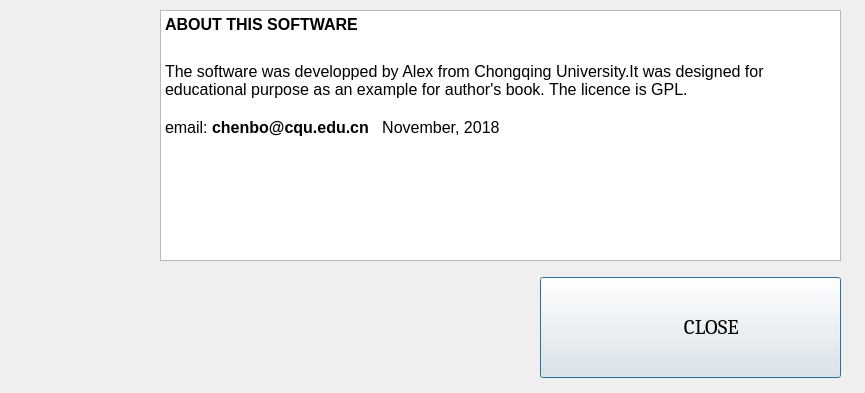
<?xml version="1.0" encoding="UTF-8"?>
<ui version="4.0">
 <class>About</class>
 <widget class="QDialog" name="About">
  <property name="geometry">
   <rect>
    <x>0</x>
    <y>0</y>
    <width>865</width>
    <height>393</height>
   </rect>
  </property>
  <property name="sizePolicy">
   <sizepolicy hsizetype="Fixed" vsizetype="Fixed">
    <horstretch>0</horstretch>
    <verstretch>0</verstretch>
   </sizepolicy>
  </property>
  <property name="minimumSize">
   <size>
    <width>865</width>
    <height>393</height>
   </size>
  </property>
  <property name="maximumSize">
   <size>
    <width>865</width>
    <height>393</height>
   </size>
  </property>
  <property name="windowTitle">
   <string>About ... </string>
  </property>
  <property name="modal">
   <bool>false</bool>
  </property>
  <widget class="QTextBrowser" name="textBrowser">
   <property name="geometry">
    <rect>
     <x>160</x>
     <y>10</y>
     <width>681</width>
     <height>251</height>
    </rect>
   </property>
   <property name="html">
    <string>&lt;!DOCTYPE HTML PUBLIC &quot;-//W3C//DTD HTML 4.0//EN&quot; &quot;http://www.w3.org/TR/REC-html40/strict.dtd&quot;&gt;
&lt;html&gt;&lt;head&gt;&lt;meta name=&quot;qrichtext&quot; content=&quot;1&quot; /&gt;&lt;style type=&quot;text/css&quot;&gt;
p, li { white-space: pre-wrap; }
&lt;/style&gt;&lt;/head&gt;&lt;body style=&quot; font-family:'SimSun'; font-size:9pt; font-weight:400; font-style:normal;&quot;&gt;
&lt;p style=&quot; margin-top:0px; margin-bottom:0px; margin-left:0px; margin-right:0px; -qt-block-indent:0; text-indent:0px;&quot;&gt;&lt;span style=&quot; font-size:12pt; font-weight:600;&quot;&gt;ABOUT THIS SOFTWARE&lt;/span&gt;&lt;/p&gt;
&lt;p style=&quot;-qt-paragraph-type:empty; margin-top:0px; margin-bottom:0px; margin-left:0px; margin-right:0px; -qt-block-indent:0; text-indent:0px; font-size:18pt;&quot;&gt;&lt;br /&gt;&lt;/p&gt;
&lt;p style=&quot; margin-top:0px; margin-bottom:0px; margin-left:0px; margin-right:0px; -qt-block-indent:0; text-indent:0px;&quot;&gt;&lt;span style=&quot; font-size:12pt;&quot;&gt;The software was developped by Alex from Chongqing University.It was designed for educational purpose as an example for author's book. The licence is GPL.&lt;/span&gt;&lt;/p&gt;
&lt;p style=&quot;-qt-paragraph-type:empty; margin-top:0px; margin-bottom:0px; margin-left:0px; margin-right:0px; -qt-block-indent:0; text-indent:0px; font-size:12pt;&quot;&gt;&lt;br /&gt;&lt;/p&gt;
&lt;p style=&quot; margin-top:0px; margin-bottom:0px; margin-left:0px; margin-right:0px; -qt-block-indent:0; text-indent:0px;&quot;&gt;&lt;span style=&quot; font-size:12pt;&quot;&gt;email: &lt;/span&gt;&lt;span style=&quot; font-size:12pt; font-weight:600;&quot;&gt;chenbo@cqu.edu.cn   &lt;/span&gt;&lt;span style=&quot; font-size:12pt;&quot;&gt;November, 2018&lt;/span&gt;&lt;/p&gt;
&lt;p style=&quot;-qt-paragraph-type:empty; margin-top:0px; margin-bottom:0px; margin-left:0px; margin-right:0px; -qt-block-indent:0; text-indent:0px;&quot;&gt;&lt;br /&gt;&lt;/p&gt;
&lt;p style=&quot;-qt-paragraph-type:empty; margin-top:0px; margin-bottom:0px; margin-left:0px; margin-right:0px; -qt-block-indent:0; text-indent:0px;&quot;&gt;&lt;br /&gt;&lt;/p&gt;&lt;/body&gt;&lt;/html&gt;</string>
   </property>
  </widget>
  <widget class="QWidget" name="widget" native="true">
   <property name="geometry">
    <rect>
     <x>20</x>
     <y>20</y>
     <width>111</width>
     <height>121</height>
    </rect>
   </property>
   <property name="styleSheet">
    <string notr="true">background-image: url(:/Images/img/copy.png);</string>
   </property>
  </widget>
  <widget class="QPushButton" name="pbClose">
   <property name="geometry">
    <rect>
     <x>540</x>
     <y>277</y>
     <width>301</width>
     <height>101</height>
    </rect>
   </property>
   <property name="font">
    <font>
     <family>Cambria</family>
     <pointsize>16</pointsize>
    </font>
   </property>
   <property name="text">
    <string>         CLOSE</string>
   </property>
   <property name="icon">
    <iconset>
     <normalon>:/Images/img/logout.png</normalon>
    </iconset>
   </property>
   <property name="iconSize">
    <size>
     <width>64</width>
     <height>64</height>
    </size>
   </property>
  </widget>
 </widget>
 <resources>
  <include location="Images.qrc"/>
 </resources>
 <connections/>
</ui>
